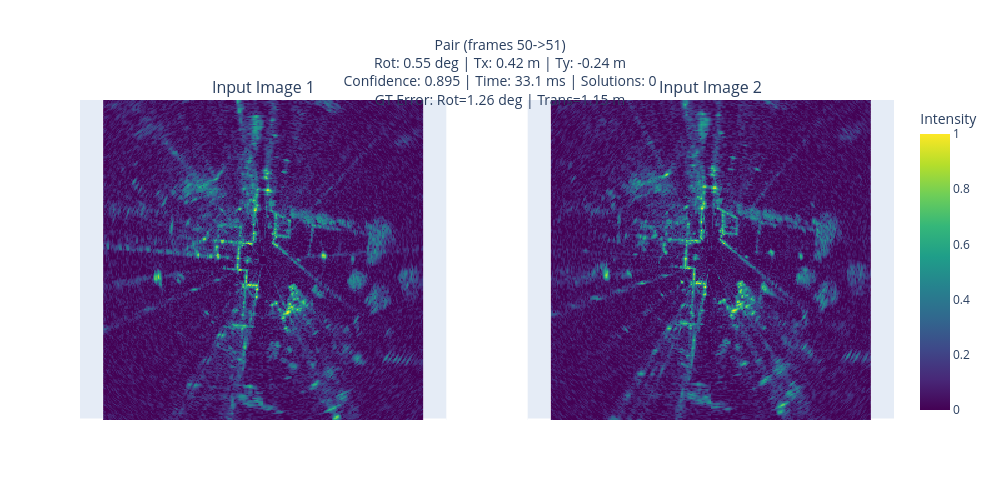

Here is the notebook cell this chart was saved with:
### Markdown cell above
## Registration Result

The estimated rotation (`R.from_euler("z", yaw)`) and translation (`[tx, -ty]`) are used to build a 4x4 transform, converted to a 2D image affine via `get_affine_matrix`, then img2 is warped with `cv2.warpPerspective` and blended 50/50 with img1. The same affine transform pipeline is used as in `viewBoreasPairs.py`. The implicit pixel-magnitude bug in `get_affine_matrix` (translation in meters, treated as pixels by cv2) matches the reference script precisely.

### Code cell
if img1 is not None and img2 is not None and meta_df is not None:
    # Build 4x4 transform (same as viewBoreasPairs.py)
    yaw = np.deg2rad(rot_deg)
    transform_4x4 = np.eye(4)
    transform_4x4[:3, :3] = R.from_euler("z", yaw).as_matrix()
    transform_4x4[:3, 3] = [tx_m, -ty_m, 0.0]

    # Convert to 2D image affine (same as get_affine_matrix from boreasDatasetLoader.py)
    inv_t = np.linalg.inv(transform_4x4)
    affine_2d = np.eye(3)
    affine_2d[:2, :2] = inv_t[:2, :2]
    affine_2d[0, 2] = -inv_t[1, 3] / pixel_size
    affine_2d[1, 2] = inv_t[0, 3] / pixel_size
    # Rotation center compensation (rotate around image center)
    c_center = N / 2.0
    T_c = np.eye(3)
    T_c[:2, 2] = [c_center, c_center]
    T_c_inv = np.eye(3)
    T_c_inv[:2, 2] = [-c_center, -c_center]
    affine_2d = T_c @ affine_2d @ T_c_inv

    # Warp img2 using cv2.warpPerspective
    warped = cv2.warpPerspective(img2, affine_2d, (N, N))
    blended = 0.5 * img1 + 0.5 * warped

    # Normalize for display
    img1_norm = (img1 - img1.min()) / (img1.max() - img1.min() + 1e-10)
    img2_norm = (img2 - img2.min()) / (img2.max() - img2.min() + 1e-10)
    blended_norm = (blended - blended.min()) / (blended.max() - blended.min() + 1e-10)

    # Title text
    title = (f'Pair (frames {frame1}->{frame2})<br>'
             f'Rot: {rot_deg:.2f} deg | Tx: {tx_m:.2f} m | Ty: {ty_m:.2f} m<br>'
             f'Confidence: {confidence:.3f} | Time: {time_ms:.1f} ms | Solutions: {n_solutions}<br>'
             f'GT Error: Rot={gt_rot_err:.2f} deg | Trans={gt_trans_err:.2f} m')

    # Show img1 and img2 side by side (both square in 1x2 layout)
    fig = make_subplots(
        rows=1, cols=2,
        subplot_titles=('Input Image 1', 'Input Image 2'),
        specs=[[{'type': 'heatmap'}, {'type': 'heatmap'}]],
        horizontal_spacing=0.1
    )
    fig.add_trace(go.Heatmap(z=img1_norm, colorscale='Viridis', showscale=True,
                             colorbar_title='Intensity'), row=1, col=1)
    fig.add_trace(go.Heatmap(z=img2_norm, colorscale='Viridis', showscale=False), row=1, col=2)
    fig.update_layout(
        height=500,
        width=1000,
        title_text=title,
        title_font_size=14,
        title_x=0.5
    )
    fig.update_xaxes(showticklabels=False, showgrid=False)
    fig.update_yaxes(showticklabels=False, showgrid=False)
    fig.update_yaxes(scaleanchor="x",  scaleratio=1, row=1, col=1)
    fig.update_yaxes(scaleanchor="x2", scaleratio=1, row=1, col=2)
    fig.update_yaxes(scaleanchor="x3", scaleratio=1, row=2, col=1)
    fig.update_yaxes(scaleanchor="x4", scaleratio=1, row=2, col=2)
    fig.show()
else:
    print('Cannot display: missing data files.')

### Figure 1 — Plotly figure (JSON) as saved in the notebook; plotly's stock layout.template omitted (floating-point values rounded to 4 significant figures; data arrays with more than 128 entries replaced by an {"elided": "..."} marker saying what was removed)
{"data": [{"colorbar": {"title": {"text": "Intensity"}}, "colorscale": [[0, "#440154"], [0.1111, "#482878"], [0.2222, "#3e4989"], [0.3333, "#31688e"], [0.4444, "#26828e"], [0.5556, "#1f9e89"], [0.6667, "#35b779"], [0.7778, "#6ece58"], [0.8889, "#b5de2b"], [1, "#fde725"]], "showscale": true, "type": "heatmap", "xaxis": "x", "yaxis": "y", "z": {"elided": "256x256 float values"}}, {"colorscale": [[0, "#440154"], [0.1111, "#482878"], [0.2222, "#3e4989"], [0.3333, "#31688e"], [0.4444, "#26828e"], [0.5556, "#1f9e89"], [0.6667, "#35b779"], [0.7778, "#6ece58"], [0.8889, "#b5de2b"], [1, "#fde725"]], "showscale": false, "type": "heatmap", "xaxis": "x2", "yaxis": "y2", "z": {"elided": "256x256 float values"}}], "layout": {"annotations": [{"font": {"size": 16}, "showarrow": false, "text": "Input Image 1", "x": 0.225, "xanchor": "center", "xref": "paper", "y": 1, "yanchor": "bottom", "yref": "paper"}, {"font": {"size": 16}, "showarrow": false, "text": "Input Image 2", "x": 0.775, "xanchor": "center", "xref": "paper", "y": 1, "yanchor": "bottom", "yref": "paper"}], "height": 500, "title": {"font": {"size": 14}, "text": "Pair (frames 50->51)<br>Rot: 0.55 deg | Tx: 0.42 m | Ty: -0.24 m<br>Confidence: 0.895 | Time: 33.1 ms | Solutions: 0<br>GT Error: Rot=1.26 deg | Trans=1.15 m", "x": 0.5}, "width": 1000, "xaxis": {"anchor": "y", "domain": [0, 0.45], "showgrid": false, "showticklabels": false}, "xaxis2": {"anchor": "y2", "domain": [0.55, 1], "showgrid": false, "showticklabels": false}, "yaxis": {"anchor": "x", "domain": [0, 1], "scaleanchor": "x", "scaleratio": 1, "showgrid": false, "showticklabels": false}, "yaxis2": {"anchor": "x2", "domain": [0, 1], "scaleanchor": "x2", "scaleratio": 1, "showgrid": false, "showticklabels": false}}}
